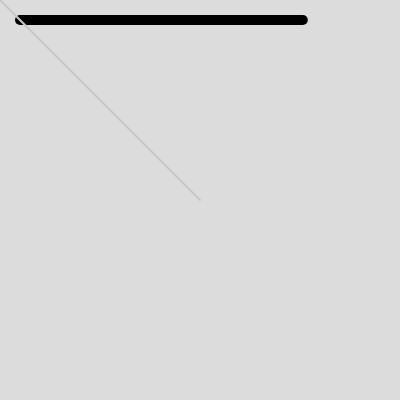
Frame 1 (no input)
Frame 60 (no input): identical to frame 1, image omitted
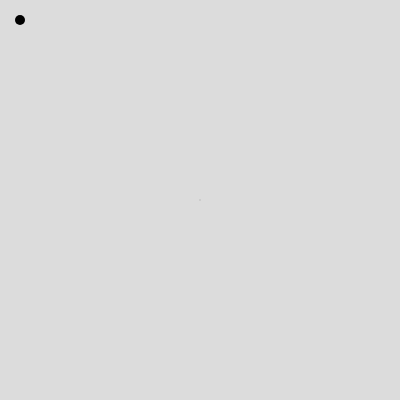
Frame 120 (the mouse pressed at the canvas centre since frame 60)

The p5.js sketch that drew these frames (run headless with seeded random() and noise() and a simulated clock; from frame 60 on, the mouse is pressed at the canvas centre):

// p5.js sketch
// ── sketch.js
function setup() {
  createCanvas(400, 400);
}

function draw() {
  background(220);
  
  let mouse = createVector(mouseX, mouseY);
  let center = createVector(width/2, height/2);
  
  mouse.sub(center);
  let  length = mouse.mag();
  strokeWeight(10);
  stroke(0);
  line(20, 20, 20+length, 20);
  
  
  strokeWeight(2);
  stroke(200);
  translate(center.x, center.y);
  line(0, 0, mouse.x, mouse.y);
  
}
